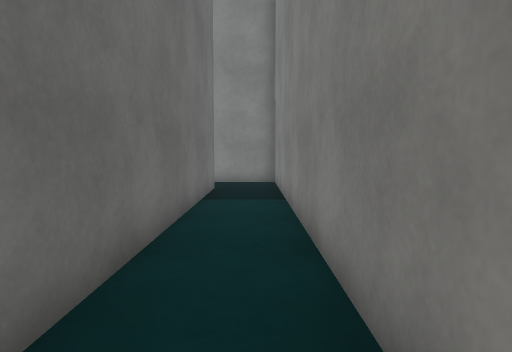
View 1 (above)

19 first-person views from a walk through a Unity game level. The camera is 1.2 m above the floor, tilts 4° down and sees 75° across. The floor is counted in squares, 1 m on a side. Each view is taken from the middle of a square. On the plan, view 1 faces up. The plan holds only what a view shows up to about 14 squares ahead; the rest is blank. The place goes on beyond the plan. The player character is not drawn. Surface patterns are stand-ins for the level's own textures.

View 2
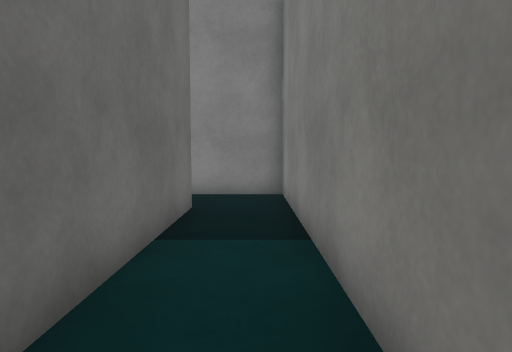

View 3
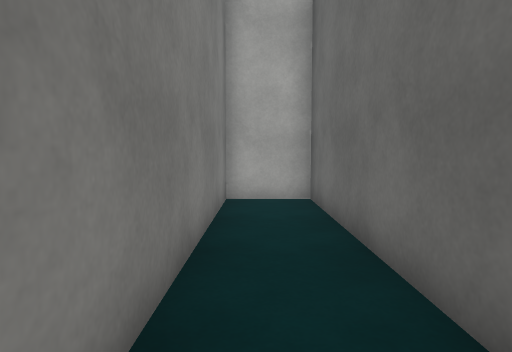

View 4
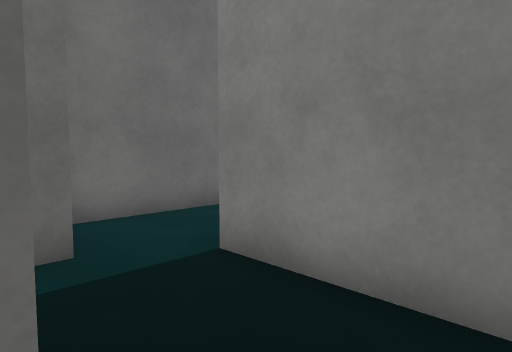

View 5
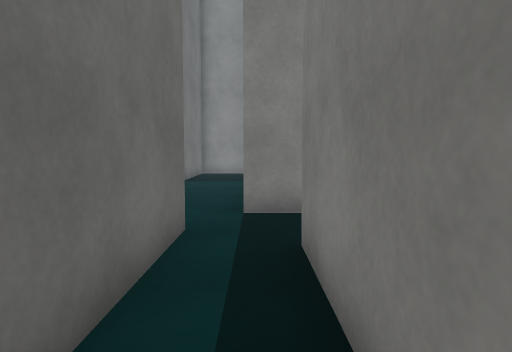

View 6
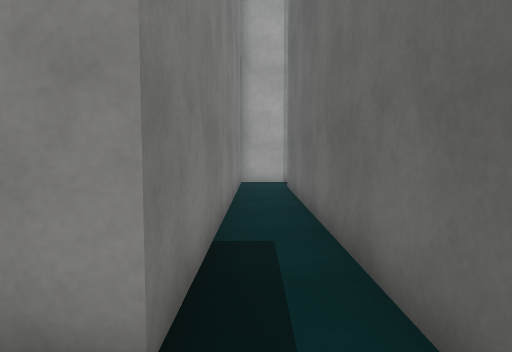

View 7
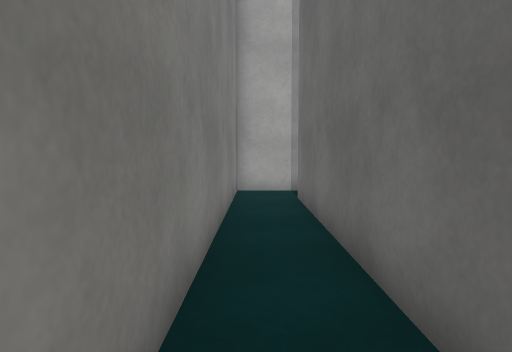

View 8
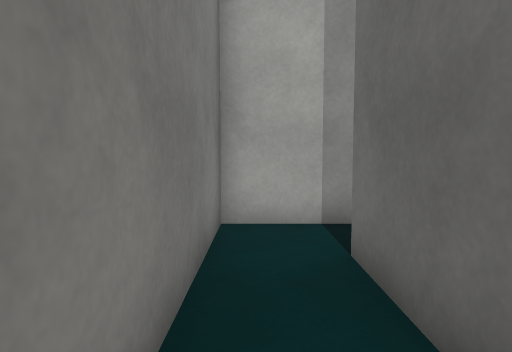

View 9
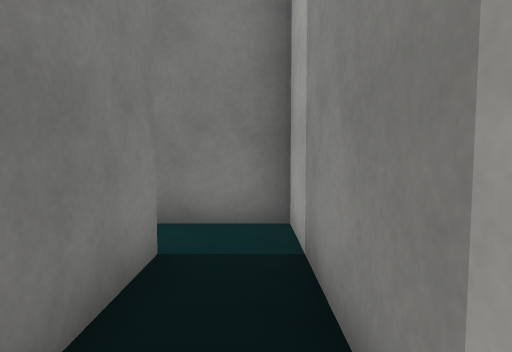

View 10
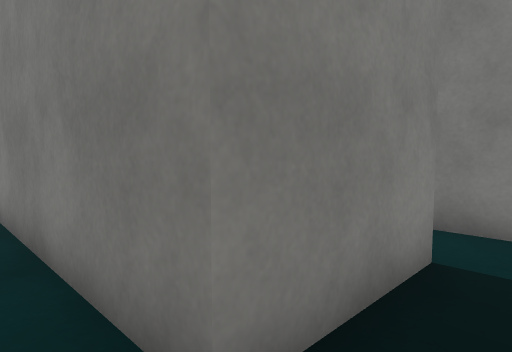

View 11
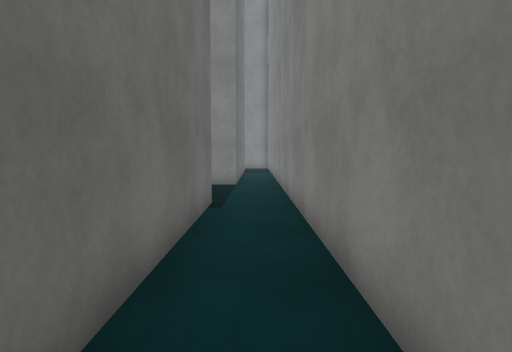

View 12
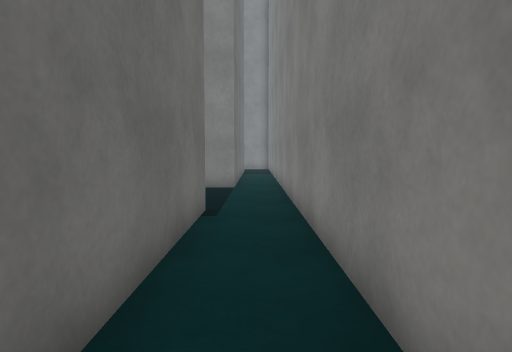

View 13
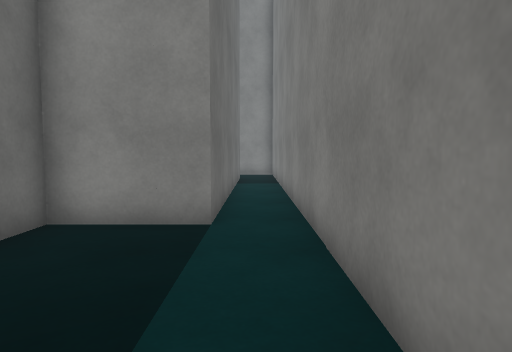

View 14
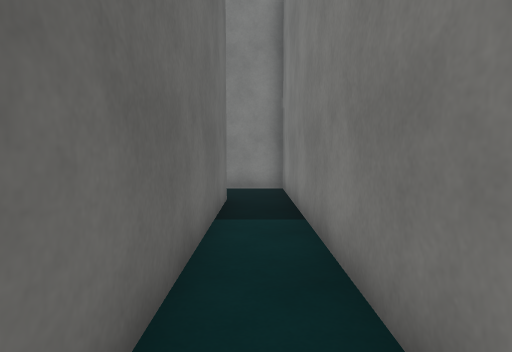

View 15
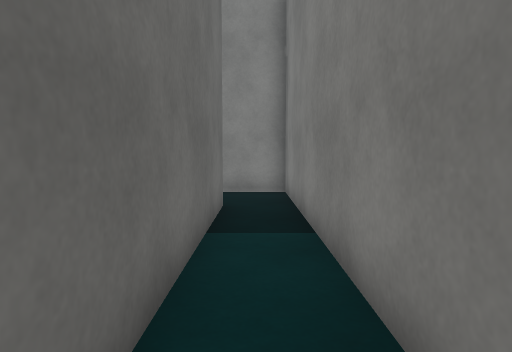

View 16
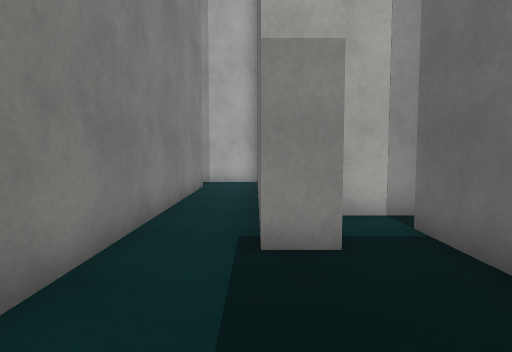

View 17
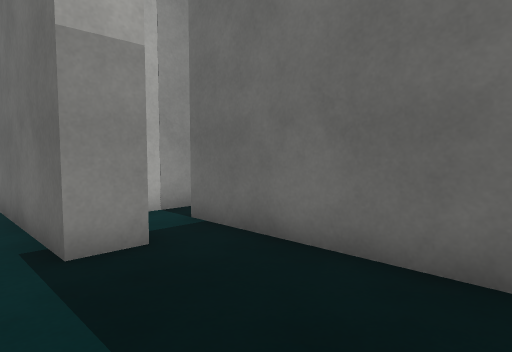

View 18
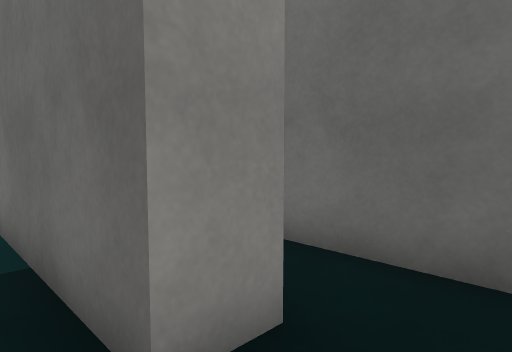

View 19
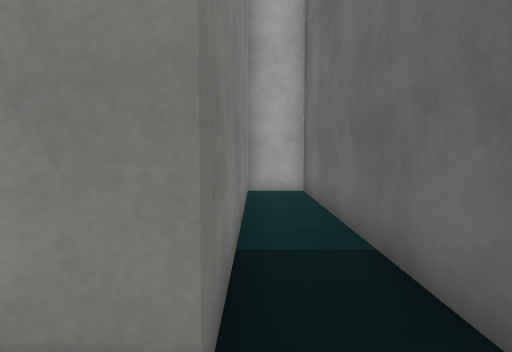

### Floor plan
Points are (right, up) in squares from view 1. A wall is a line through its corners. A room is listed if a view was taken in it or the views show most of it. See-through windows are left out.
Room 1 (views 1, 2, 3, 4)
walls: (-2.4, 11.3) (-1.4, 11.3) (-1.4, -0.6) (0.8, -0.6) (0.8, 13.6) (-3.2, 13.6)
ways out: opening at (-2, 12.5) to room 2
Room 2 (views 5, 6, 7, 8)
walls: (-7.6, -0.6) (-2.4, -0.6) (-2.4, 11.3); (-4.1, 12.2) (-4.1, 1.2) (-7.1, 1.2)
ways out: opening at (-2, 12.5) to room 1; opening at (-7, 0) to room 3; opening at (-3, 13)
Room 3 (views 9, 10, 11, 12, 13)
walls: (-7.1, 1.2) (-7.1, 9.4); (-9.1, 9) (-9.1, 2.2); (-9.1, -0.6) (-7.6, -0.6)
ways out: opening at (-7, 0) to room 2; opening at (-8, 9) to room 4
Room 4 (views 14, 15, 16, 17, 18)
walls: (-7.1, 9.4) (-7.1, 26.2) (-9, 26.2); (-10.1, 9) (-9.1, 9); (-9.8, 23.5) (-8.7, 23.5) (-8.7, 13.6) (-11.5, 13.6) (-11.5, 7.8)
ways out: opening at (-8, 9) to room 3; opening at (-9, 24.5) to room 5; opening at (-11, 8.5)
Room 5 (view 19)
walls: (-11.5, 24.6) (-11.5, 14.5) (-9.8, 14.5); (-9.8, 15.4) (-9.8, 23.5)
ways out: opening at (-9, 24.5) to room 4

Where each view was taken, in squares from view 1:
view 1: 0 up, 0 right, facing up
view 2: 4 up, 0 right, facing up
view 3: 8 up, 0 right, facing down
view 4: 11 up, 0 right, facing up-left
view 5: 7 up, 3 left, facing up
view 6: 13 up, 3 left, facing down
view 7: 10 up, 3 left, facing down
view 8: 5 up, 3 left, facing down
view 9: 0 up, 8 left, facing right
view 10: 0 up, 8 left, facing up-right
view 11: 1 up, 8 left, facing up
view 12: 2 up, 8 left, facing up
view 13: 8 up, 8 left, facing up
view 14: 15 up, 8 left, facing up
view 15: 16 up, 8 left, facing up
view 16: 13 up, 9 left, facing down
view 17: 13 up, 8 left, facing down-left
view 18: 25 up, 8 left, facing down-left
view 19: 25 up, 10 left, facing down
